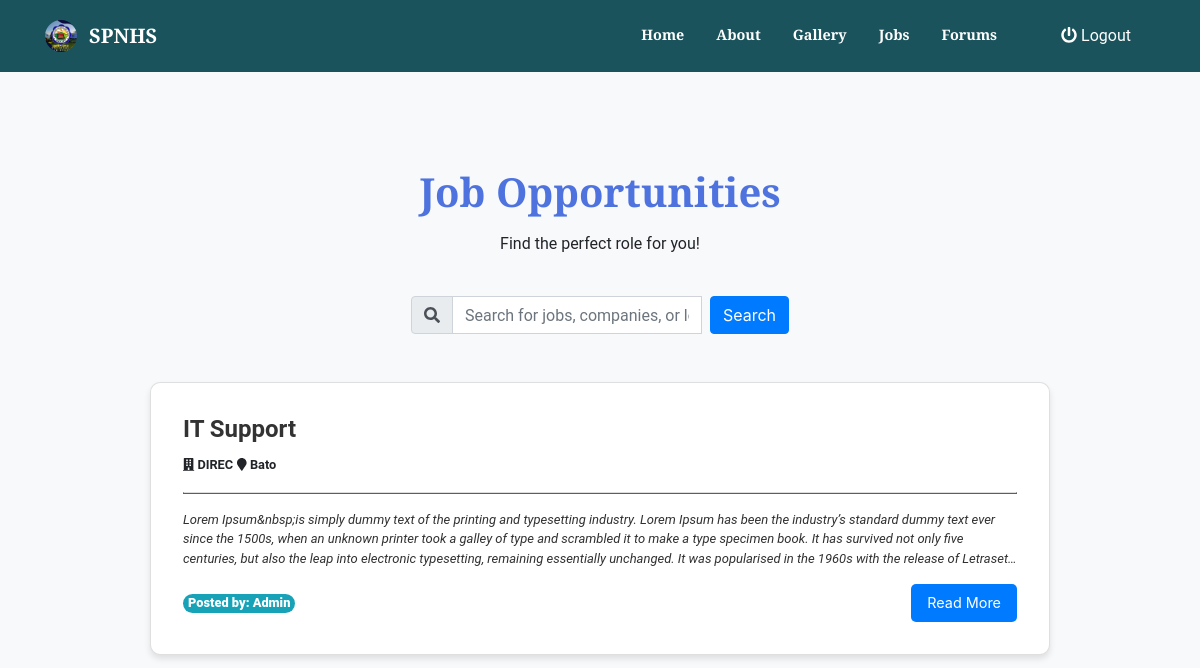
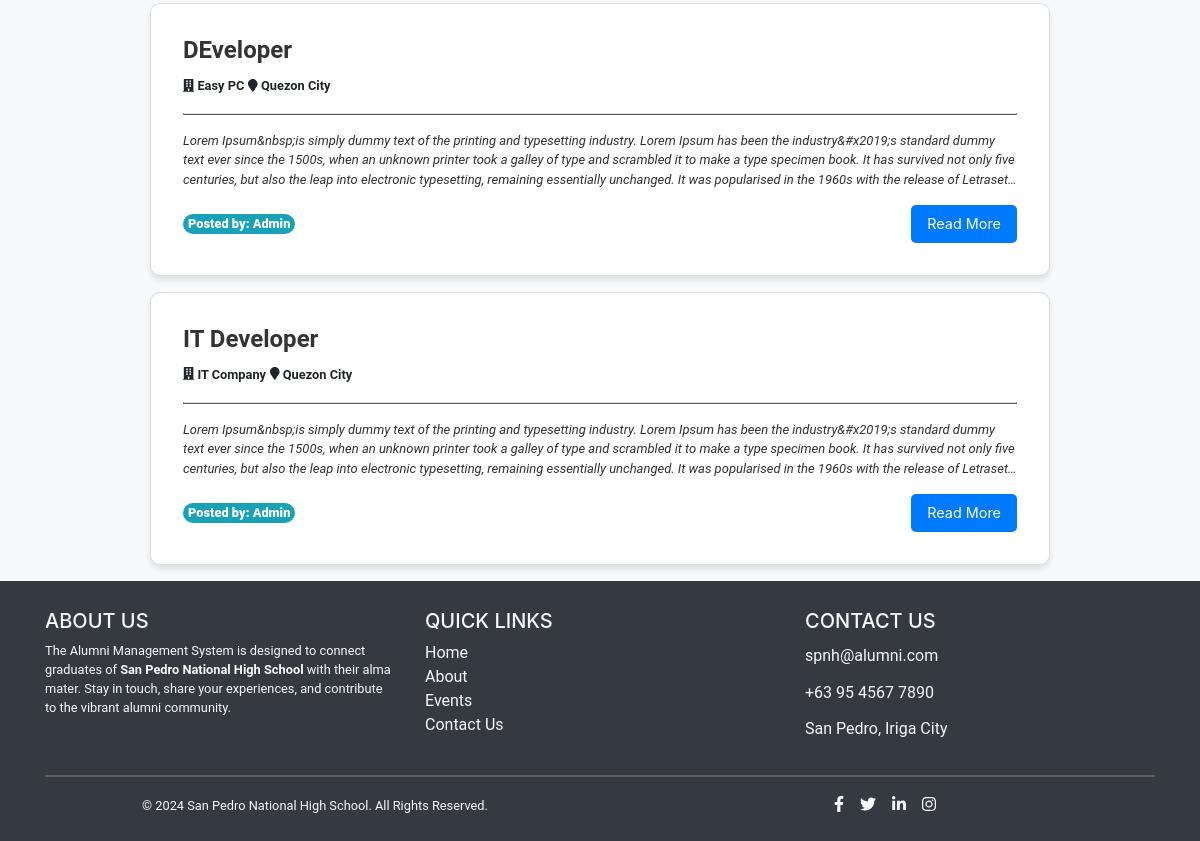
The page /index.php?page=careers (signed in) on the database as committed earlier (2 pictures, top to bottom).
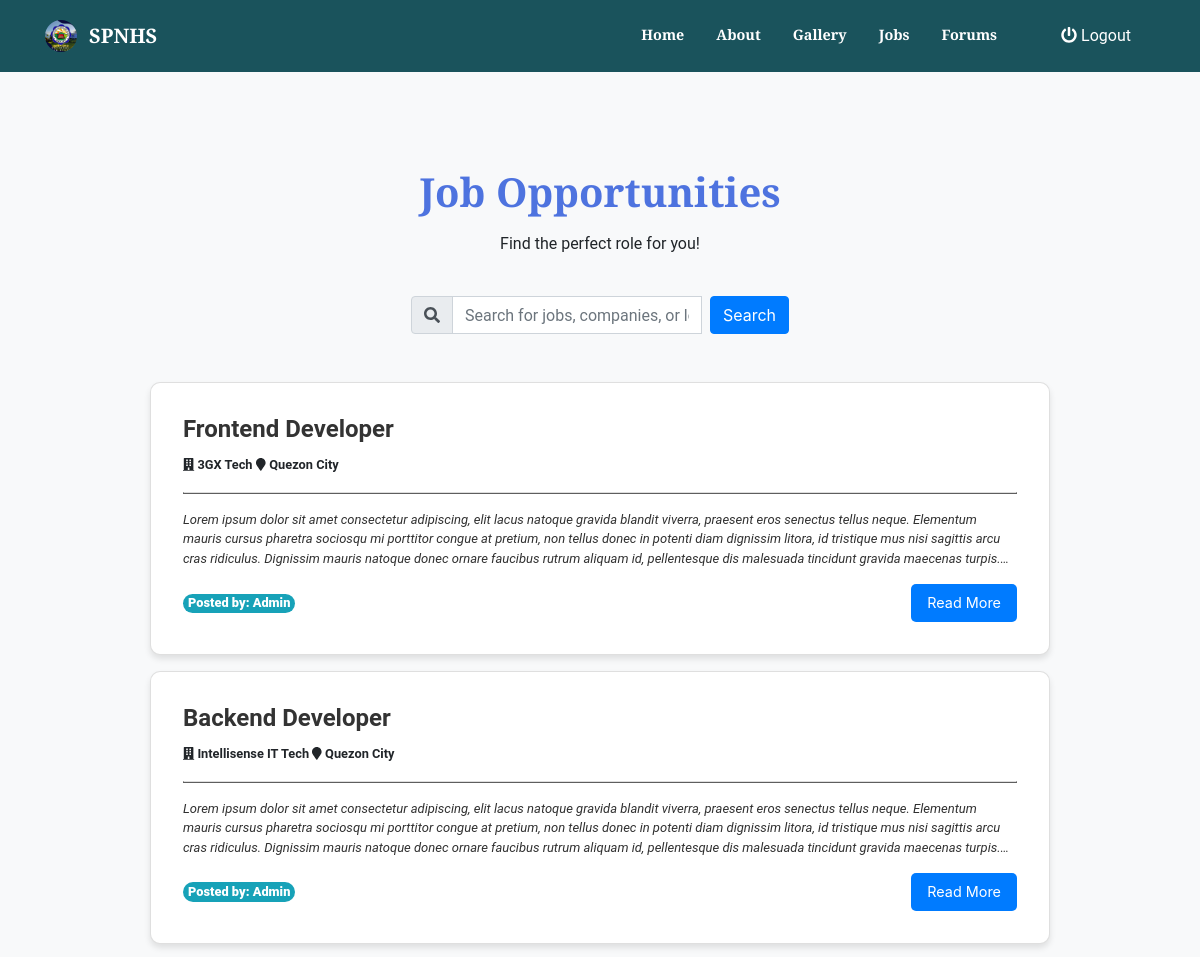
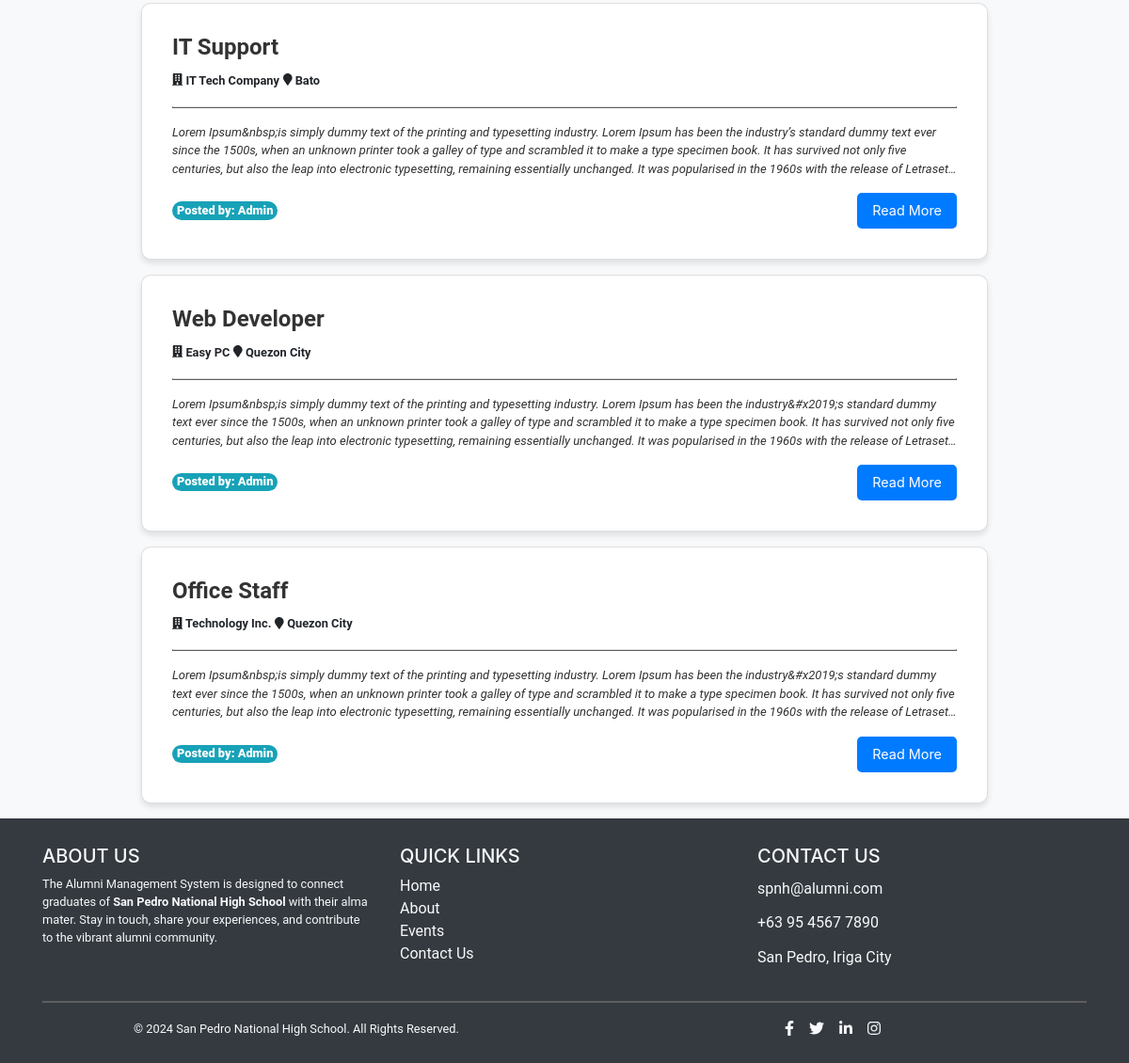
The same page on the database as committed later (2 pictures, top to bottom).
### tables this page shows
CREATE TABLE `careers` (
  `id` int(30) NOT NULL,
  `company` varchar(250) NOT NULL,
  `location` text NOT NULL,
  `job_title` text NOT NULL,
  `description` text NOT NULL,
  `user_id` int(30) NOT NULL,
  `date_created` datetime NOT NULL DEFAULT current_timestamp()
);

CREATE TABLE `users` (
  `id` int(30) NOT NULL,
  `name` text NOT NULL,
  `username` varchar(200) NOT NULL,
  `password` varchar(200) NOT NULL,
  `type` tinyint(1) NOT NULL DEFAULT 3 COMMENT '1=Admin,2=Alumni officer, 3= alumnus',
  `auto_generated_pass` text NOT NULL,
  `alumnus_id` int(30) NOT NULL
);

### careers.php (the view, shortened to what this page needs)
<?php
include 'admin/db_connect.php';
?>
<div class="container pt-4">
<header class="">
            <div class="head container-fluid h-100">
                <div class="row h-100 align-items-center justify-content-center text-center">
                    <div class="col-lg-8 align-self-end mb-4 page-title">
                        <h1 class="mt-3 display-4 fw-bold">Job Opportunities</h1>
                        <p>Find the perfect role for you!</p>
                    </div>
                </div>
            </div>
        </header>
<div class="search_container d-flex justify-content-center mb-5">
        <div class="input-group" style="width: 60%;">
            <div class="input-group-prepend">
                <span class="input-group-text"><i class="fa fa-search"></i></span>
            </div>
            <input type="text" class="form-control" id="filter" placeholder="Search for jobs, companies, or locations..." aria-label="Filter">
            <button class="btn btn-primary ml-2" id="search">Search</button>
        </div>
    </div>
<?php
$event = $conn->query("SELECT c.*, u.name FROM careers c INNER JOIN users u ON u.id = c.user_id ORDER BY id DESC");
while ($row = $event->fetch_assoc()):
    $trans = get_html_translation_table(HTML_ENTITIES, ENT_QUOTES);
    unset($trans["\""], $trans["<"], $trans[">"], $trans["<h2"]);
    $desc = strtr(html_entity_decode($row['description']), $trans);
    $desc = str_replace(["<li>", "</li>"], ["", ","], $desc);
?>
    <div class="card job-list" data-id="<?php echo $row['id'] ?>">
        <div class="card-body">
            <h3><b class="filter-txt"><?php echo ucwords($row['job_title']) ?></b></h3>
            <div>
                <small class="filter-txt"><b><i class="fa fa-building"></i> <?php echo ucwords($row['company']) ?></b></small>
                <small class="filter-txt"><b><i class="fa fa-map-marker"></i> <?php echo ucwords($row['location']) ?></b></small>
            </div>
            <hr>
            <p class="truncate filter-txt"><?php echo strip_tags($desc) ?></p>
            <div class="d-flex justify-content-between align-items-center mt-3">
                <span class="badge"><b>Posted by: <?php echo $row['name'] ?></b></span>
                <button class="btn btn-primary read_more" data-id="<?php echo $row['id'] ?>">Read More</button>
            </div>
        </div>
    </div>
<?php endwhile; ?>
</div>

Rows that differ between the two databases and show on the page:
added careers: job_title "Frontend Developer", company "3GX Tech", location "Quezon City", description "Lorem ipsum dolor sit amet consectetur adipiscing, elit lacus natoque gravida blandit viverra, praesent eros senectus tellus neque. Elementum mauris cursus pharetra sociosqu mi porttitor congue at pretium, non tellus donec in potenti diam dignissim litora, id tristique mus nisi sagittis arcu cras ridiculus. Dignissim mauris natoque donec ornare faucibus rutrum aliquam id, pellentesque dis malesuada tincidunt gravida maecenas…", user.name "Admin"
added careers: job_title "Backend Developer", company "Intellisense IT Tech", location "Quezon City", description "Lorem ipsum dolor sit amet consectetur adipiscing, elit lacus natoque gravida blandit viverra, praesent eros senectus tellus neque. Elementum mauris cursus pharetra sociosqu mi porttitor congue at pretium, non tellus donec in potenti diam dignissim litora, id tristique mus nisi sagittis arcu cras ridiculus. Dignissim mauris natoque donec ornare faucibus rutrum aliquam id, pellentesque dis malesuada tincidunt gravida maecenas…", user.name "Admin"
changed careers "IT Support": company "DIREC" → "IT Tech Company"
changed careers "Easy PC": job_title "DEveloper" → "Web Developer"
changed careers: job_title "IT Developer" → "Office Staff"; company "IT Company" → "Technology Inc."
